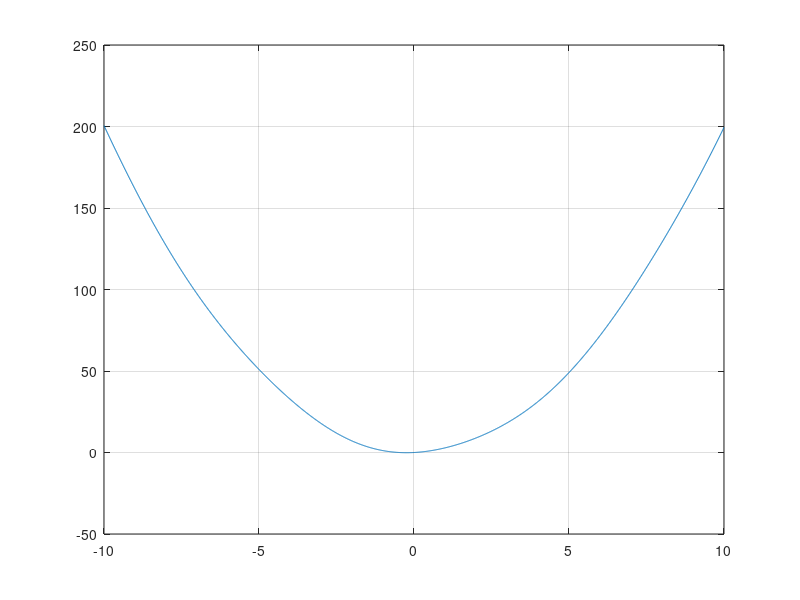
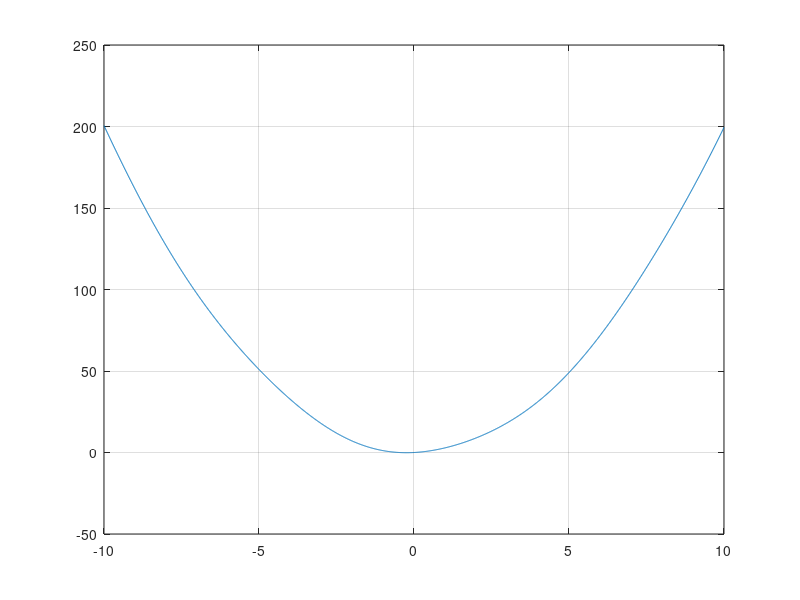

The MATLAB source for these figures, in order:
%Man H. Vu
%Lecture 2: Introduction to MATLAB
%Date: Monday Jan. 7th
%Vectors, Plotting, writing math functions similar to "inlines"

clear all;
x = [-10:.01:10];           %vector of x values from -10 to 10 with .01 spacing
y = 0;                      %declaring y to hold function output
f = @(x) 2*(x.^2) + sin(x); %Declares a variable f to store the math function
for i = 1:length(x)         %length(x) returns the number of values held in x
    y(i) = 2*x(i).^2 + sin(x(i));
    t(i) = f(x(i));
end

figure(1)
plot(x,y)
grid on
figure(2)
plot(x,t)
grid on
